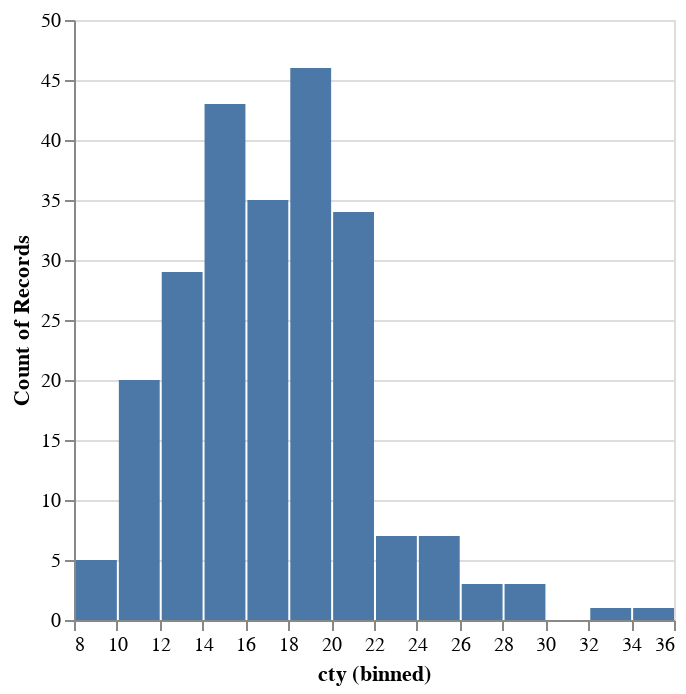

Source (notebook cell):
### Markdown cell above
# Histogram

### Code cell
#Histogram with Altair
(
    alt.Chart(mpg)
    .mark_bar()
    .encode(
        alt.X('cty', bin=alt.Bin(step=2)),
        y='count()',
    )
)

### Figure 1 — Vega-Lite specification as saved in the notebook (floating-point values rounded to 4 significant figures; data arrays with more than 128 entries replaced by an {"elided": "..."} marker saying what was removed)
{"config": {"view": {"continuousWidth": 300, "continuousHeight": 300}}, "data": {"name": "data-784d2a789a5f3a352263a16b6c4cd367"}, "mark": {"type": "bar"}, "encoding": {"x": {"bin": {"step": 2}, "field": "cty", "type": "quantitative"}, "y": {"aggregate": "count", "type": "quantitative"}}, "$schema": "https://vega.github.io/schema/vega-lite/v5.16.3.json", "datasets": {"data-784d2a789a5f3a352263a16b6c4cd367": {"elided": "234 records"}}}
